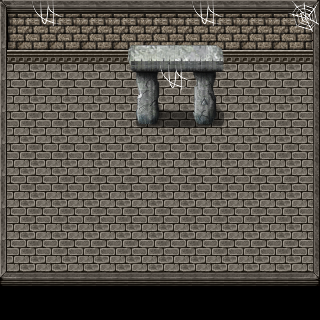

A 2D game scene composited from a Tiled map and its tileset images. What follows is a short description and the map's XML, with each tile layer's data collapsed to a summary:
An orthogonal 10x10 tile map with 32x32 px tiles, 5 tile layers (ground, ground2, ground3, terrain, ...), 3 tilesets and 10 objects (portal1, challenge_portal_checkpoint).

<map version="1.0" tiledversion="1.0.2" orientation="orthogonal" renderorder="right-up" width="10" height="10" tilewidth="32" tileheight="32" nextobjectid="12">
 <properties>
  <property name="music" value="THEME_VILLAGE" />
 </properties>
 <tileset firstgid="1" source="Celianna_TileA4.tsx" />
 <tileset firstgid="514" source="Celianna_TileA5.tsx" />
 <tileset firstgid="642" source="terrain.tsx" />
 <layer name="ground" width="10" height="10">
  <data>[100 cells, 100 non-empty, 7 distinct tile ids]</data>
 </layer>
 <layer name="ground2" width="10" height="10">
  <data>[100 cells, 25 non-empty, 5 distinct tile ids]</data>
 </layer>
 <layer name="ground3" width="10" height="10">
  <data>[100 cells, 3 non-empty, 2 distinct tile ids]</data>
 </layer>
 <layer name="terrain" width="10" height="10">
  <data>[100 cells, 29 non-empty, 13 distinct tile ids]</data>
 </layer>
 <layer name="terrain2" width="10" height="10">
  <data>[100 cells, 1 non-empty, 1 distinct tile ids]</data>
 </layer>
 <objectgroup name="interactions">
  <object id="10" name="portal1" gid="687" x="161" y="131" width="32" height="32" />
  <object id="11" name="challenge_portal_checkpoint" gid="687" x="160" y="224" width="32" height="32" />
 </objectgroup>
 <objectgroup name="zindex">
  <object id="7" x="130" y="45">
   <polygon points="0,0 2,85 96,86 99,-3" />
  </object>
  <object id="8" x="1" y="272">
   <polygon points="0,0 319,2 317,48 -2,47" />
  </object>
 </objectgroup>
 <objectgroup name="collision">
  <object id="1" x="1" y="1">
   <polygon points="0,0 0,61 318,62 318,0" />
  </object>
  <object id="2" x="0" y="0">
   <polygon points="0,0 6,1 6,321 0,320" />
  </object>
  <object id="3" x="320" y="2">
   <polygon points="0,0 -8,-1 -5,316 -1,318" />
  </object>
  <object id="4" x="320" y="301">
   <polygon points="0,0 -320,1 -320,20 0,18" />
  </object>
  <object id="5" x="136" y="99">
   <polygon points="0,0 24,0 24,27 -1,26" />
  </object>
  <object id="6" x="194" y="100">
   <polygon points="0,0 28,0 30,26 1,25" />
  </object>
 </objectgroup>
</map>
